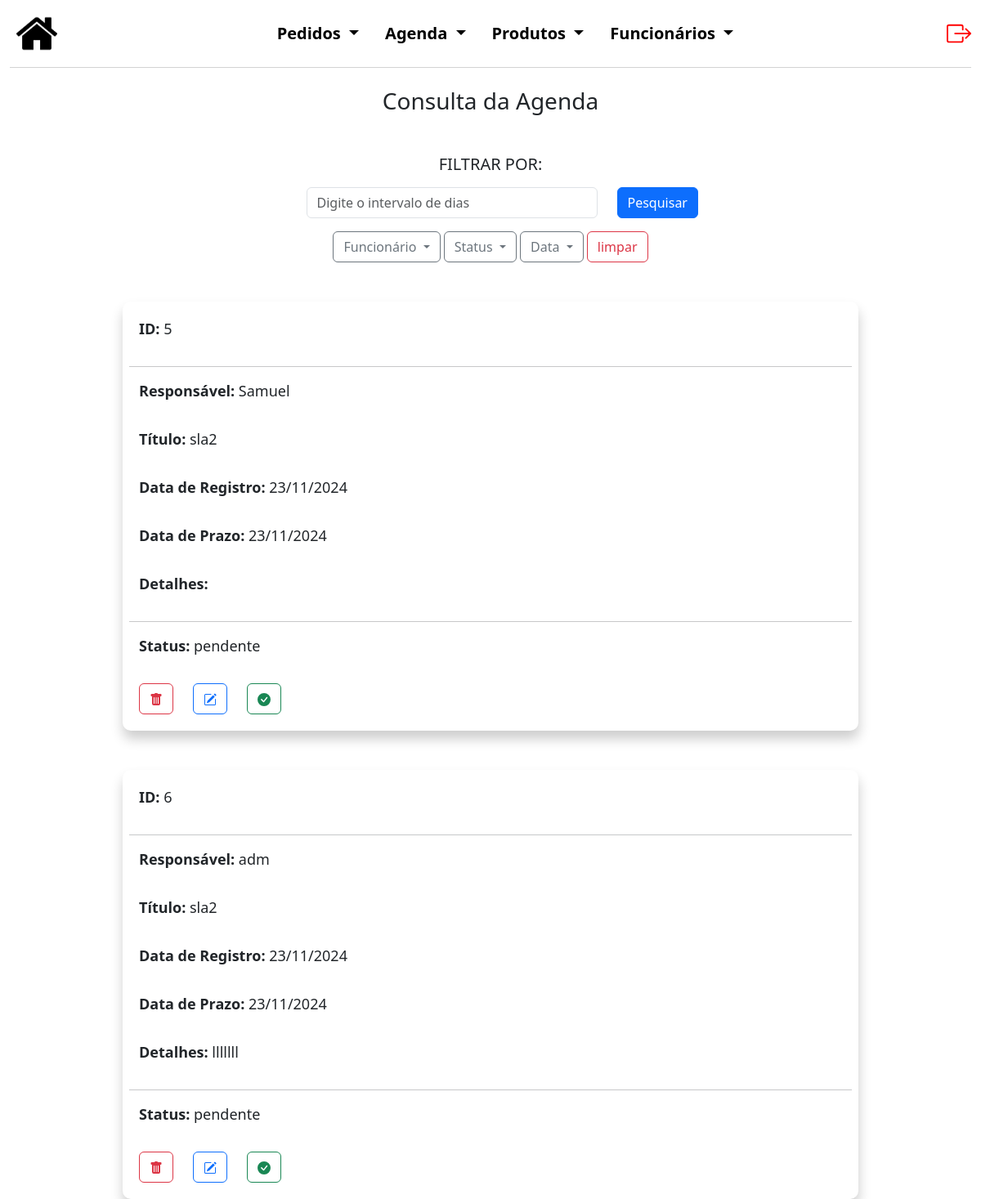
The page /Sistema/agenda/consAge.php (signed in) on the database its author committed.
### tables this page shows
CREATE TABLE `agenda` (
  `codAgend` int(5) NOT NULL,
  `cod_func` int(5) NOT NULL,
  `responsavel` varchar(50) NOT NULL,
  `titulo` varchar(50) NOT NULL,
  `dataRegistro` date NOT NULL,
  `dataPrazo` date NOT NULL,
  `informacao` varchar(250) NOT NULL,
  `status` varchar(30) NOT NULL DEFAULT 'pendente'
);

### Sistema/agenda/consAge.php (the view, shortened to what this page needs)
<?php
$conexao = novaConexao();
$erro = false;
try {
    $sql = "SELECT * FROM agenda";
    $stmt = $conexao->prepare($sql);
    $stmt->execute();
    $registros = $stmt->fetchAll(PDO::FETCH_ASSOC);
} catch (PDOException $e) {
    $erro = true;
    echo "Erro: " . $e->getMessage();
}
?>
<!DOCTYPE html>
<html lang="pt-BR">
<head>
    <link href="https://cdn.jsdelivr.net/npm/bootstrap@5.3.0/dist/css/bootstrap.min.css" rel="stylesheet">
    <link rel="stylesheet" href="../style.css?v=1.4">
</head>
<body>
    <div class="container-fluid cabecalho">
        <nav class="navbar navbar-light navbar-expand-md" style="background-color: #FFFF;">
            <a class="nav justify-content-start m-2" href="../admInicial.php">
                <img src="../img/back.png">
            </a>
            <div class="collapse navbar-collapse justify-content-center" id="navegacao">
                <ul class="nav nav-pills justify-content-center listas">
                    <li class="nav-item dropdown">
                        <a class="nav-link dropdown-toggle cor_fonte" href="#" id="navbarDropdownMenuLink"
                            data-bs-toggle="dropdown" aria-haspopup="true" aria-expanded="false">
                            Pedidos
                        </a>
                    </li>
                    <li class="nav-item dropdown">
                        <a class="nav-link dropdown-toggle cor_fonte" href="#" id="navbarDropdownMenuLink"
                            data-bs-toggle="dropdown" aria-haspopup="true" aria-expanded="false">
                            Agenda
                        </a>
                    </li>
                    <li class="nav-item dropdown">
                        <a class="nav-link dropdown-toggle cor_fonte" href="#" id="navbarDropdownMenuLink"
                            data-bs-toggle="dropdown" aria-haspopup="true" aria-expanded="false">
                            Produtos
                        </a>
                    </li>
                    <li class="nav-item dropdown">
                        <a class="nav-link dropdown-toggle cor_fonte" href="#" id="navbarDropdownMenuLink"
                            data-bs-toggle="dropdown" aria-haspopup="true" aria-expanded="false">
                            Funcionários
                        </a>
                    </li>
                </ul>
            </div>
            <a href="../logout.php" class="nav-link justify-content-end" style="color: red;">
            </a>
        </nav>
    </div>
    <h3 class="text-center mb-5">Consulta da Agenda</h3>
    <div class="container mt-5 mb-5">
        <div class="row justify-content-center text-center">
            <h5 class="mb-3">FILTRAR POR:</h5>
            <div class="dropdown">
                <form method="POST">
                    <div class="row justify-content-center text-center mb-3">
                        <div class="col-4">
                            <input type="text" class="form-control" name="search"
                                placeholder="Digite o intervalo de dias">
                        </div>
                        <div class="col-1">
                            <button type="submit" class="btn btn-primary">Pesquisar</button>
                        </div>
                    </div>
                    <button class="btn btn-outline-secondary dropdown-toggle" type="button" id="dropdownMenuButton"
                        data-bs-toggle="dropdown" aria-expanded="false">
                        Funcionário
                    </button>
                    <button class="btn btn-outline-secondary dropdown-toggle" type="button" id="dropdownMenuButton"
                        data-bs-toggle="dropdown" aria-expanded="false">
                        Status
                    </button>
                    <button class="btn btn-outline-secondary dropdown-toggle" type="button" id="dropdownMenuButton"
                        data-bs-toggle="dropdown" aria-expanded="false">
                        Data
                    </button>
                    <button type="submit" class="btn btn-outline-danger" name="limpar" value="pendente">limpar</button>
                </form>
            </div>
        </div>
    </div>
    <?php if ($erro): ?>
        <div class="alert alert-danger" role="alert">
            Não foi possível carregar os dados.
        </div>
    <?php else: ?>
        <?php foreach ($registros as $registro): ?>
            <div class="mt-5 container consContainer" style="width: 900px">
                <div class="row row-custom">
                    <div class="form-group mb-3">
                        <p><strong>ID:</strong> <?php echo htmlspecialchars($registro['codAgend']); ?></p>
                    </div>
                    <hr>
                    <div class="form-group mb-3">
                        <p><strong>Responsável:</strong> <?php echo htmlspecialchars($registro['responsavel']); ?></p>
                    </div>
                    <div class="form-group mb-3">
                        <p><strong>Título:</strong> <?php echo htmlspecialchars($registro['titulo']); ?></p>
                    </div>
                    <div class="form-group mb-3">
                        <p><strong>Data de Registro:</strong> <?php echo (date('d/m/Y', strtotime($registro['dataRegistro']))); ?></p>
                    </div>
                    <div class="form-group mb-3">
                        <p><strong>Data de Prazo:</strong> <?php echo (date('d/m/Y', strtotime($registro['dataPrazo']))); ?></p>
                    </div>
                    <div class="form-group mb-3">
                        <p><strong>Detalhes:</strong> <?php echo htmlspecialchars($registro['informacao']); ?></p>
                    </div>
                    <hr>
                    <div class="form-group mb-3">
                        <p><strong>Status:</strong> <?php echo htmlspecialchars($registro['status']); ?></p>
                    </div>
                </div>
                <form method="POST">
                    <div class="row">
                        <div class="col-auto">
                            <button type="submit" name="delete" class="btn btn-outline-danger">
                            </button>
                        </div>
                        <div class="col-auto">
                            <button type="submit" name="edit" class="btn btn-outline-primary">
                            </button>
                        </div>
                        <div class="col-auto">
                            <button type="submit" name="concluidaAgend" class="btn btn-outline-success">
                            </button>
                        </div>
                    </div>
                </form>
            </div>
        <?php endforeach; ?>
    <?php endif; ?>
</body>
</html>

### Sistema/style.css (style rules this page uses)
.cabecalho { margin-bottom: 2%; }
.cor_fonte { color: black; font-weight: bold; text-decoration: none; font-size: 20px; }
.cabecalho img { height: 50px; }
#navbarDropdownMenuLink { background-color: #ffffff; }
nav { border-bottom: 1px solid rgb(210, 211, 211); }
.nav-item.dropdown .nav-link { color: black }
.row-custom { display: flex; justify-content: space-between; }
.row-custom p { font-size: 18px; }
.consContainer { max-width: 1580px; margin: auto; padding: 20px; border-radius: 10px; box-shadow: 0.5px 10px 15px rgba(0, 0, 0, 0.2); }

### rows shown on the page
agenda: codAgend "5", responsavel "Samuel", titulo "sla2", dataRegistro "23/11/2024", dataPrazo "23/11/2024", status "pendente"
agenda: codAgend "6", responsavel "adm", titulo "sla2", dataRegistro "23/11/2024", dataPrazo "23/11/2024", informacao "lllllll", status "pendente"
